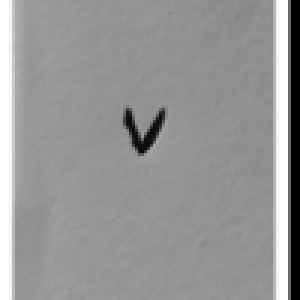
#> input picture Coding/not_B_1.ppm, 100 x 100 px, found by its file name (shown 3 times larger)
$ python full_singlestep.py
#> lines starting #> are read from the running program, lines starting #| are printed output that depends on the picture; long printed decimals are rounded
### Coding/ppm_to_matrix.py
from PIL import Image
import numpy as np

def ppm_to_matrix(image_path):

    img = Image.open(image_path)

    rgb_matrix = np.array(img)

    return rgb_matrix

### Coding/single_convolution_krishna.py
import numpy as np
from ppm_to_matrix import ppm_to_matrix

def generate_filters(filter_size, input_channels, num_filters=32):
    fan_in = filter_size[0] * filter_size[1] * input_channels
    limit = np.sqrt(6 / fan_in)
    filters = np.random.uniform(-limit, limit, size=(num_filters, filter_size[0], filter_size[1], input_channels))
    biases = np.zeros(num_filters)
    return filters, biases

def padding_image(image_matrix, pad):
    return np.pad(image_matrix, ((pad, pad), (pad, pad), (0, 0)), mode='constant', constant_values=0)

def single_convolution_layer(image_path, filter_size=(3, 3), stride=1, num_filters=32, padding=1, filters=None, biases=None):
#> called with image_path = 'D:\\Project\\Coding\\not_B_1.ppm', filter_size = (3, 3), stride = 1, num_filters = 32, padding = 1
    image_matrix = ppm_to_matrix(image_path) / 255.0
#> in ppm_to_matrix, img is the input picture: PIL image 100x100 RGB; min 0, max 255, mean 150.9
    input_channels = image_matrix.shape[2]
#> input_channels = 3
    if filters is None or biases is None:
        filters, biases = generate_filters(filter_size, input_channels, num_filters)
#> biases = 32 values from 0 to 0
    padded_image = padding_image(image_matrix, pad=padding)
#> in padding_image, `return np.pad(image_matrix, ((pad, pad), (pad, pad), (0, 0)), mode='co..`:
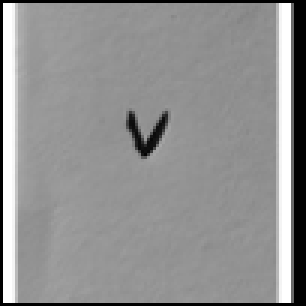
#> returned value: shape (102, 102, 3) float64 (shown 3 times larger); min 0, max 1, mean 0.569
    input_height, input_width, _ = image_matrix.shape  # Unpadded size for output calculation
#> input_height = 100; input_width = 100
    output_height = ((input_height + 2*padding - filter_size[0]) // stride) + 1
#> output_height = 100
    output_width = ((input_width + 2*padding - filter_size[1]) // stride) + 1
#> output_width = 100
    output_matrix = np.zeros((output_height, output_width, num_filters))
    Z = np.zeros((output_height, output_width, num_filters))  # Pre-activation for cache

    for i in range(output_height):
        for j in range(output_width):
            subarray = padded_image[i*stride:i*stride + filter_size[0], j*stride:j*stride + filter_size[1], :]
            broadcasted_subarray = subarray[np.newaxis, :, :, :]
            multiplied = filters * broadcasted_subarray
            conv_sum = np.sum(multiplied, axis=(1,2,3))
            z = conv_sum + biases
            Z[i, j, :] = z
            output = np.maximum(0, z)
            output_matrix[i, j, :] = output

    cache = {
        "input": image_matrix,
        "padded_input": padded_image,
        "Z": Z,
        "A": output_matrix,
        "filters": filters,
        "biases": biases,
        "stride": stride,
        "padding": padding
    }

    return output_matrix, cache

def single_convolution_layer_from_matrix(image_matrix, filter_size=(3, 3), stride=1, num_filters=32, padding=1, filters=None, biases=None):
    input_channels = image_matrix.shape[2]
    if filters is None or biases is None:
        filters, biases = generate_filters(filter_size, input_channels, num_filters)
    padded_image = padding_image(image_matrix, pad=padding)
    input_height, input_width, _ = image_matrix.shape  # Unpadded
    output_height = ((input_height + 2*padding - filter_size[0]) // stride) + 1
    output_width = ((input_width + 2*padding - filter_size[1]) // stride) + 1
    output_matrix = np.zeros((output_height, output_width, num_filters))
    Z = np.zeros((output_height, output_width, num_filters))  # Pre-activation for cache

    for i in range(output_height):
        for j in range(output_width):
            subarray = padded_image[i*stride:i*stride + filter_size[0], j*stride:j*stride + filter_size[1], :]
            broadcasted_subarray = subarray[np.newaxis, :, :, :]
            multiplied = filters * broadcasted_subarray
            conv_sum = np.sum(multiplied, axis=(1,2,3))
            z = conv_sum + biases
            Z[i, j, :] = z
            output = np.maximum(0, z)
            output_matrix[i, j, :] = output

    cache = {
        "input": image_matrix,
        "padded_input": padded_image,
        "Z": Z,
        "A": output_matrix,
        "filters": filters,
        "biases": biases,
        "stride": stride,
        "padding": padding
    }

    return output_matrix, cache

def conv_backward(dA, cache):
    input_data = cache['input']
    padded_input = cache['padded_input']
    Z = cache['Z']
    filters = cache['filters']
    biases = cache['biases']
    stride = cache['stride']
    padding = cache['padding']

    dZ = dA * (Z > 0)

    num_filters, f_h, f_w, f_c = filters.shape
    input_height, input_width, input_channels = input_data.shape
    output_height, output_width, _ = dZ.shape

    dW = np.zeros_like(filters, dtype=np.float64)
    db = np.sum(dZ, axis=(0,1))
    dX_padded = np.zeros_like(padded_input, dtype=np.float64)

    for i in range(output_height):
        for j in range(output_width):
            for k in range(num_filters):
                sub_input = padded_input[i*stride:i*stride + f_h, j*stride:j*stride + f_w, :]
                dW[k] += sub_input * dZ[i, j, k]
                dX_padded[i*stride:i*stride + f_h, j*stride:j*stride + f_w, :] += filters[k] * dZ[i, j, k]

    dX = dX_padded[padding:-padding, padding:-padding, :]

    return dX, dW, db

### Coding/max_pooling_krishna.py
import numpy as np

def max_pool(image_matrix, size=(2, 2), stride=2):
    input_height, input_width, input_channels = image_matrix.shape
    output_height = ((input_height - size[0]) // stride) + 1
    output_width = ((input_width - size[1]) // stride) + 1
    output_matrix = np.zeros((output_height, output_width, input_channels))

    for i in range(output_height):
        for j in range(output_width):
            for k in range(input_channels):
                row_start = i * stride
                col_start = j * stride
                sub = image_matrix[row_start:row_start + size[0], col_start:col_start + size[1], k]
                if sub.size > 0:
                    output_matrix[i, j, k] = np.max(sub)
                else:
                    print(f"Warning: Empty subarray at ({i}, {j}, {k})")

    cache = {
        'input': image_matrix,
        'size': size,
        'stride': stride
    }
    return output_matrix, cache

def maxpool_backward(dA, cache):
    input = cache['input']
    size = cache['size']
    stride = cache['stride']
    input_height, input_width, input_channels = input.shape
    dX = np.zeros_like(input)

    output_height, output_width, _ = dA.shape

    for i in range(output_height):
        for j in range(output_width):
            for k in range(input_channels):
                row_start = i * stride
                col_start = j * stride
                sub = input[row_start:row_start + size[0], col_start:col_start + size[1], k]
                max_mask = sub == np.max(sub)
                dX[row_start:row_start + size[0], col_start:col_start + size[1], k] += max_mask * dA[i, j, k]

    return dX

### Coding/forward_prop_layers.py
import numpy as np

def dropout(input_array, dropout_rate=0.5, training=True):
    if not training:
        return input_array, {}
    keep_prob = 1 - dropout_rate
    mask = np.random.binomial(1, keep_prob, size=input_array.shape) / keep_prob

    masked_output = input_array * mask
    cache = {
        'mask': mask
    }
    return masked_output, cache

def flatten(input_matrix):
    output_size = int(np.prod(input_matrix.shape))
    flattened_output = np.reshape(input_matrix, (output_size, ))
    cache = {
        'input_shape': input_matrix.shape
    }
    return flattened_output, cache

import numpy as np

def densen(input_array, output_size, activation="ReLU", W=None, b=None):
    input_size = len(input_array)
    if W is None or b is None:
        limit = np.sqrt(6 / input_size)
        W = np.random.uniform(-limit, limit, size=(input_size, output_size))
        b = np.zeros(output_size)

    multiplied_matrix = input_array @ W
    z = multiplied_matrix + b
    output = z.copy()
    if activation == "ReLU":
        output = np.maximum(0, output)
    elif activation == "sigmoid":
        z = np.clip(z, -500, 500)
        output = 1 / (1 + np.exp(-z))

    cache = {
        'Z': z,
        'A': output,
        'weights': W,
        'biases': b,
        'input': input_array
    }
    return output, cache

### Coding/backward_prop_layers.py
import numpy as np

def binary_crossentropy_loss(y_true, y_pred):
    y_pred = np.clip(y_pred, 1e-7, 1 - 1e-7)
    return - (y_true * np.log(y_pred) + (1 - y_true) * np.log(1 - y_pred))

def binary_crossentropy_gradient(y_true, y_pred):
    y_pred = np.clip(y_pred, 1e-7, 1 - 1e-7)
    return (y_pred - y_true) / (y_pred * (1 - y_pred))

def dense_backward(dA, cache, activation):
    Z = cache['Z']
    A = cache['A']
    weights = cache['weights']
    input_data = cache['input']

    # Ensure proper shapes for batch processing
    if input_data.ndim == 1:
        input_data = input_data.reshape(1, -1)
    if Z.ndim == 1:
        Z = Z.reshape(1, -1)
    if A.ndim == 1:
        A = A.reshape(1, -1)
    if dA.ndim == 1:
        dA = dA.reshape(1, -1)

    # Compute dZ based on activation
    if activation == 'sigmoid':
        dZ = dA * A * (1 - A)
    elif activation == 'relu':
        dZ = dA * (Z > 0)
    elif activation == 'linear':
        dZ = dA  # For linear activation, dZ = dA
    else:
        raise ValueError(f"Unknown activation: {activation}")

    dW = np.dot(input_data.T, dZ)
    db = np.sum(dZ, axis=0)
    dX = np.dot(dZ, weights.T)

    if dX.shape[0] == 1:
        dX = dX.flatten()

    return dX, dW, db

def flatten_backward(dA, cache):
    input_shape = cache['input_shape']
    dX = np.reshape(dA, input_shape)
    return dX

def dropout_backward(dA, cache):
    if dA.ndim == 1:
        dA = dA.reshape(1, -1)
    mask = cache['mask']
    dX = dA * mask
    if dA.shape[0] == 1:
        dX = dX.flatten()
    return dX

### Coding/full_singlestep.py
from single_convolution_krishna import single_convolution_layer, single_convolution_layer_from_matrix, conv_backward
from max_pooling_krishna import max_pool, maxpool_backward
from forward_prop_layers import flatten, densen, dropout
from backward_prop_layers import dense_backward, dropout_backward, flatten_backward, binary_crossentropy_gradient

image_path = r"D:\Project\Coding\not_B_1.ppm"
caches = []

singly_convolved_matrix, cache1 = single_convolution_layer(image_path, filter_size=(3, 3), stride=1, num_filters=32, padding=1)
#> cache1 = 8 items
caches.append(cache1)
singly_maxxed_matrix, cache_max1 = max_pool(singly_convolved_matrix, size=(2, 2), stride=2)
#> cache_max1 = 3 items
caches.append(cache_max1)

doubly_convolved_matrix, cache2 = single_convolution_layer_from_matrix(singly_maxxed_matrix, filter_size=(3, 3), stride=1, num_filters=64, padding=1)
#> cache2 = 8 items
caches.append(cache2)
doubly_maxxed_matrix, cache_max2 = max_pool(doubly_convolved_matrix, size=(2, 2), stride=2)
#> cache_max2 = 3 items
caches.append(cache_max2)

triply_convolved_matrix, cache3 = single_convolution_layer_from_matrix(doubly_maxxed_matrix, filter_size=(3, 3), stride=1, num_filters=128, padding=1)
#> cache3 = 8 items
caches.append(cache3)
triply_maxxed_matrix, cache_max3 = max_pool(triply_convolved_matrix, size=(2, 2), stride=2)
#> cache_max3 = 3 items
caches.append(cache_max3)

flattened_matrix, cache_flatten = flatten(triply_maxxed_matrix)
#> in flatten, `flattened_output = np.reshape(input_matrix, (output_size, ))`: flattened_output = 18432 values, max 3.45 at index 1463, min 0 at index 4, mean 0.371
#> flattened_matrix has the same summary as flattened_output in flatten; cache_flatten = {'input_shape': (12, 12, 128)}
caches.append(cache_flatten)

singly_densed_matrix, cache_dense1 = densen(flattened_matrix, 128, activation="ReLU")
#> in densen, `input_size = len(input_array)`: input_size = 18432
#> in densen, `limit = np.sqrt(6 / input_size)`: limit = 0.018
#> in densen, `multiplied_matrix = input_array @ W`: multiplied_matrix = 128 values, max 2.23 at index 89, min -2.52 at index 96, mean 0.114
#> in densen, `z = multiplied_matrix + b`: z has the same summary as multiplied_matrix
#> in densen, `output = z.copy()`: output has the same summary as multiplied_matrix
#> in densen, `output = np.maximum(0, output)`: output = 128 values, max 2.23 at index 89, min 0 at index 2, mean 0.44
#> singly_densed_matrix has the same summary as output in densen; cache_dense1 = 5 items
caches.append(cache_dense1)

dropout_matrix, cache_dropout = dropout(singly_densed_matrix, dropout_rate=0.5, training=True)
#> in dropout, `masked_output = input_array * mask`: masked_output = 128 values, max 3.9 at index 99, min 0 at index 0, mean 0.448
#> dropout_matrix has the same summary as masked_output in dropout; cache_dropout = 1 item
caches.append(cache_dropout)

doubly_densed_matrix, cache_dense2 = densen(dropout_matrix, 1, activation="sigmoid")
#> doubly_densed_matrix = [0.451]; cache_dense2 = 5 items
caches.append(cache_dense2)

print(doubly_densed_matrix)
#| [0.4507]

gradients = {}
y_true = 1
dA = binary_crossentropy_gradient(y_true, doubly_densed_matrix)
#> in binary_crossentropy_gradient, `y_pred = np.clip(y_pred, 1e-7, 1 - 1e-7)`: y_pred = [0.451]
#> dA = [-2.22]

dA, dW, db = dense_backward(dA, caches[9], 'sigmoid')
#> in dense_backward, `Z = cache['Z']`: Z = [-0.198]
#> in dense_backward, `A = cache['A']`: A = [0.451]
#> in dense_backward, `weights = cache['weights']`: weights = 128 values, max 0.199 at index 29, min -0.214 at index 87, mean -0.00238
#> in dense_backward, `input_data = cache['input']`: input_data has the same summary as masked_output in dropout
#> in dense_backward, `dA = dA.reshape(1, -1)`: dA = [-2.22]
#> in dense_backward, `dZ = dA * A * (1 - A)`: dZ = [-0.549]
#> in dense_backward, `dW = np.dot(input_data.T, dZ)`: dW = 128 values, max 0 at index 0, min -2.14 at index 99, mean -0.246
#> in dense_backward, `db = np.sum(dZ, axis=0)`: db = [-0.549]
#> in dense_backward, `dX = dX.flatten()`: dX = 128 values, max 0.118 at index 87, min -0.11 at index 29, mean 0.00131
#> dA has the same summary as dX in dense_backward; db = [-0.549]
gradients['dense2_dW'] = dW
gradients['dense2_db'] = db

dA = dropout_backward(dA, caches[8])
#> in dropout_backward, `mask = cache['mask']`: mask = 128 values, max 2 at index 1, min 0 at index 0, mean 1.05
#> in dropout_backward, `dX = dX.flatten()`: dX = 128 values, max 0.235 at index 87, min -0.219 at index 29, mean -0.000402
#> dA has the same summary as dX in dropout_backward

dA, dW, db = dense_backward(dA, caches[7], 'relu')
#> dA = 18432 values, max 0.029 at index 8716, min -0.0277 at index 16213, mean -1.42e-05; db = 128 values, max 0.235 at index 87, min -0.186 at index 79, mean -0.0005
gradients['dense1_dW'] = dW
gradients['dense1_db'] = db

dA = flatten_backward(dA, caches[6])
#> in flatten_backward, `input_shape = cache['input_shape']`: input_shape = (12, 12, 128)

dA = maxpool_backward(dA, caches[5])
#> in maxpool_backward, `size = cache['size']`: size = (2, 2)
#> in maxpool_backward, `stride = cache['stride']`: stride = 2

dA, dW, db = conv_backward(dA, caches[4])
#> in conv_backward, `biases = cache['biases']`: biases = 128 values from 0 to 0
#> in conv_backward, `stride = cache['stride']`: stride = 1
#> in conv_backward, `db = np.sum(dZ, axis=(0,1))`: db = 128 values, max 0.252 at index 34, min -0.201 at index 58, mean 0.00279
gradients['conv3_dW'] = dW
gradients['conv3_db'] = db

dA = maxpool_backward(dA, caches[3])

dA, dW, db = conv_backward(dA, caches[2])
#> db = 64 values, max 0.381 at index 6, min -0.341 at index 11, mean 0.0038
gradients['conv2_dW'] = dW
gradients['conv2_db'] = db

dA = maxpool_backward(dA, caches[1])

dA, dW, db = conv_backward(dA, caches[0])
#> in conv_backward (call 3), `biases = cache['biases']`: biases = 32 values from 0 to 0
#> in conv_backward (call 3), `db = np.sum(dZ, axis=(0,1))`: db = 32 values, max 0.353 at index 14, min -0.533 at index 28, mean -0.000989
#> after the loop in conv_backward (call 3), `for i in range(output_height):`:
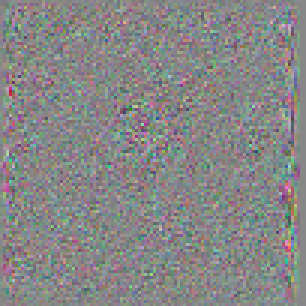
#> dX_padded: shape (102, 102, 3) float64 (shown 3 times larger); mean of channels 0, 1, 2 5.63e-07, 5.13e-05, -1.43e-05; drawn with min black and max white
#> in conv_backward (call 3), `dX = dX_padded[padding:-padding, padding:-padding, :]`:
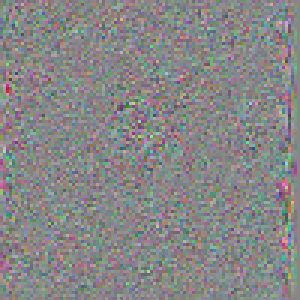
#> dX: shape (100, 100, 3) float64 (shown 3 times larger); mean of channels 0, 1, 2 4.19e-06, 5.06e-05, -1.18e-05; drawn with min black and max white
gradients['conv1_dW'] = dW
gradients['conv1_db'] = db
